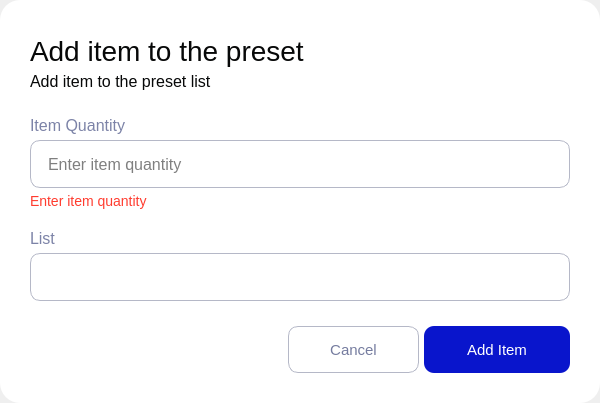
        <widget class="QWidget" name="inventory_preset_page">
         <layout class="QVBoxLayout" name="inventory_preset_layout">
          <property name="spacing">
           <number>0</number>
          </property>
          <property name="leftMargin">
           <number>0</number>
          </property>
          <property name="topMargin">
           <number>0</number>
          </property>
          <property name="rightMargin">
           <number>0</number>
          </property>
          <property name="bottomMargin">
           <number>0</number>
          </property>
          <item alignment="Qt::AlignHCenter|Qt::AlignVCenter">
           <widget class="QFrame" name="inventory_preset_main_frame">
            <property name="minimumSize">
             <size>
              <width>0</width>
              <height>0</height>
             </size>
            </property>
            <property name="maximumSize">
             <size>
              <width>16777215</width>
              <height>16777215</height>
             </size>
            </property>
            <property name="styleSheet">
             <string notr="true">QFrame {
	border-radius: 20px;
	background-color: rgb(255, 255, 255);
}

QLineEdit {
	min-width: 508px;
	min-height: 46px;
	max-width: 508px;
	max-height: 46px;
	border-radius: 10px;
	border: 1px solid #B5B8C7;
	padding-left: 15px;
	padding-right: 15px;
	font-size: 16px;
}

QLineEdit:hover {
	border: 1px solid #0915CC;
	background-color: #F2F3F6;
}

QLineEdit:focus {
	border: 1px solid #0915CC;
	background-color: #F2F3F6;
}

QLineEdit[error=true] {
	border: 1px solid #FF3C2F;
}

QComboBox {
	background: #FFFFFF;
	border-radius: 10px;
	border: 1px solid #B5B8C7;
	padding-left: 15px;
	padding-right: 15px;
	font-size: 16px;
	color: #757C9F;
}

QComboBox:hover {
	border: 1px solid #0915CC;
	background: #F2F3F6;
}

QComboBox::drop-down {
    border-top-right-radius: 3px;
    border-bottom-right-radius: 3px;
}

QComboBox::down-arrow {
	padding-right: 20px;
    image: url(:/image/arrow_drop_down.svg);
}

QComboBox QAbstractItemView
{
	background: #F9FAFB;
	padding-left: 7px;
	padding-right: 7px;
    border: 0.5px solid rgba(181, 184, 199, 0.5);
	border-radius: 8px;
	outline: 0;
}

QComboBox QAbstractItemView::item { 
	min-height: 35px;
	padding-left: 15px;
	background: #F9FAFB;
	color: #070808;
}

QListView::item:selected { 
	color: #0915CC; 
	background-color: #F2F3F6; 
	border-radius: 4px;
}

#inventory_preset_header{
	font-size: 28px;
	color: #070808;
	margin-bottom: 5px;
}

#inventory_preset_text {
	font-size: 16px;
	color: #070808;
	margin-bottom: 25px;
}

#error_inventory_preset_qty {
	margin-top: 5px;
	font-size: 14px;
	color: #FF3C2F;
}

#inventory_preset_qty_label {
	font-size: 16px;
	color: #7C83A7;
	margin-bottom: 5px;
}
#inventory_preset_list_label {
	font-size: 16px;
	color: #7C83A7;
	margin-bottom: 5px;
	margin-top: 20px;
}</string>
            </property>
            <property name="frameShape">
             <enum>QFrame::NoFrame</enum>
            </property>
            <property name="frameShadow">
             <enum>QFrame::Raised</enum>
            </property>
            <layout class="QVBoxLayout" name="inventory_preset_main_layout">
             <property name="spacing">
              <number>0</number>
             </property>
             <property name="leftMargin">
              <number>30</number>
             </property>
             <property name="topMargin">
              <number>35</number>
             </property>
             <property name="rightMargin">
              <number>30</number>
             </property>
             <property name="bottomMargin">
              <number>30</number>
             </property>
             <item>
              <widget class="QLabel" name="inventory_preset_header">
               <property name="styleSheet">
                <string notr="true"/>
               </property>
               <property name="text">
                <string>Add item to the preset</string>
               </property>
               <property name="textFormat">
                <enum>Qt::AutoText</enum>
               </property>
               <property name="alignment">
                <set>Qt::AlignJustify|Qt::AlignVCenter</set>
               </property>
               <property name="margin">
                <number>0</number>
               </property>
               <property name="indent">
                <number>-1</number>
               </property>
              </widget>
             </item>
             <item>
              <widget class="QLabel" name="inventory_preset_text">
               <property name="styleSheet">
                <string notr="true"/>
               </property>
               <property name="text">
                <string>Add item to the preset list</string>
               </property>
               <property name="alignment">
                <set>Qt::AlignJustify|Qt::AlignVCenter</set>
               </property>
              </widget>
             </item>
             <item>
              <widget class="QLabel" name="inventory_preset_qty_label">
               <property name="styleSheet">
                <string notr="true">margin-bottom: 5px;</string>
               </property>
               <property name="text">
                <string>Item Quantity</string>
               </property>
               <property name="alignment">
                <set>Qt::AlignJustify|Qt::AlignVCenter</set>
               </property>
              </widget>
             </item>
             <item>
              <widget class="QLineEdit" name="inventory_preset_qty_input">
               <property name="enabled">
                <bool>true</bool>
               </property>
               <property name="sizePolicy">
                <sizepolicy hsizetype="Fixed" vsizetype="Fixed">
                 <horstretch>0</horstretch>
                 <verstretch>0</verstretch>
                </sizepolicy>
               </property>
               <property name="minimumSize">
                <size>
                 <width>540</width>
                 <height>48</height>
                </size>
               </property>
               <property name="maximumSize">
                <size>
                 <width>540</width>
                 <height>48</height>
                </size>
               </property>
               <property name="layoutDirection">
                <enum>Qt::LeftToRight</enum>
               </property>
               <property name="styleSheet">
                <string notr="true"/>
               </property>
               <property name="text">
                <string/>
               </property>
               <property name="echoMode">
                <enum>QLineEdit::Normal</enum>
               </property>
               <property name="alignment">
                <set>Qt::AlignLeading|Qt::AlignLeft|Qt::AlignVCenter</set>
               </property>
               <property name="placeholderText">
                <string>Enter item quantity</string>
               </property>
              </widget>
             </item>
             <item>
              <widget class="QLabel" name="error_inventory_preset_qty">
               <property name="focusPolicy">
                <enum>Qt::NoFocus</enum>
               </property>
               <property name="styleSheet">
                <string notr="true"/>
               </property>
               <property name="text">
                <string>Enter item quantity</string>
               </property>
               <property name="alignment">
                <set>Qt::AlignJustify|Qt::AlignVCenter</set>
               </property>
              </widget>
             </item>
             <item>
              <widget class="QLabel" name="inventory_preset_list_label">
               <property name="styleSheet">
                <string notr="true"/>
               </property>
               <property name="text">
                <string>List</string>
               </property>
               <property name="alignment">
                <set>Qt::AlignJustify|Qt::AlignVCenter</set>
               </property>
              </widget>
             </item>
             <item>
              <widget class="QComboBox" name="inventory_preset_combobox">
               <property name="minimumSize">
                <size>
                 <width>0</width>
                 <height>48</height>
                </size>
               </property>
               <property name="maximumSize">
                <size>
                 <width>540</width>
                 <height>48</height>
                </size>
               </property>
               <property name="duplicatesEnabled">
                <bool>true</bool>
               </property>
              </widget>
             </item>
             <item alignment="Qt::AlignRight">
              <widget class="QFrame" name="inventory_preset_bottom_frame">
               <property name="frameShape">
                <enum>QFrame::NoFrame</enum>
               </property>
               <property name="frameShadow">
                <enum>QFrame::Raised</enum>
               </property>
               <layout class="QHBoxLayout" name="inventory_preset_bottom_layout" stretch="0,0">
                <property name="spacing">
                 <number>5</number>
                </property>
                <property name="leftMargin">
                 <number>0</number>
                </property>
                <property name="topMargin">
                 <number>25</number>
                </property>
                <property name="rightMargin">
                 <number>0</number>
                </property>
                <property name="bottomMargin">
                 <number>0</number>
                </property>
                <item>
                 <widget class="QPushButton" name="cancel_inventory_preset_butt">
                  <property name="minimumSize">
                   <size>
                    <width>131</width>
                    <height>47</height>
                   </size>
                  </property>
                  <property name="maximumSize">
                   <size>
                    <width>131</width>
                    <height>47</height>
                   </size>
                  </property>
                  <property name="cursor">
                   <cursorShape>PointingHandCursor</cursorShape>
                  </property>
                  <property name="styleSheet">
                   <string notr="true">QPushButton {
	border-radius: 10px;
	border: 1px solid #B5B8C7;
	font-size: 15px;
	color: #FFFFFF;
	color: #757C9F;
}

QPushButton:hover {
	color: #0915CC;
	border: 1px solid #0915CC;
}</string>
                  </property>
                  <property name="text">
                   <string>Cancel</string>
                  </property>
                 </widget>
                </item>
                <item>
                 <widget class="QPushButton" name="add_inventory_preset_butt">
                  <property name="minimumSize">
                   <size>
                    <width>146</width>
                    <height>47</height>
                   </size>
                  </property>
                  <property name="cursor">
                   <cursorShape>PointingHandCursor</cursorShape>
                  </property>
                  <property name="styleSheet">
                   <string notr="true">QPushButton {
	border-radius: 10px;
	font-size: 15px;
	color: #FFFFFF;
	background: #0915CC;
}

QPushButton:hover {
background: rgba(9, 21, 204, 0.8);
}</string>
                  </property>
                  <property name="text">
                   <string>Add Item</string>
                  </property>
                 </widget>
                </item>
               </layout>
              </widget>
             </item>
            </layout>
           </widget>
          </item>
         </layout>
        </widget>
